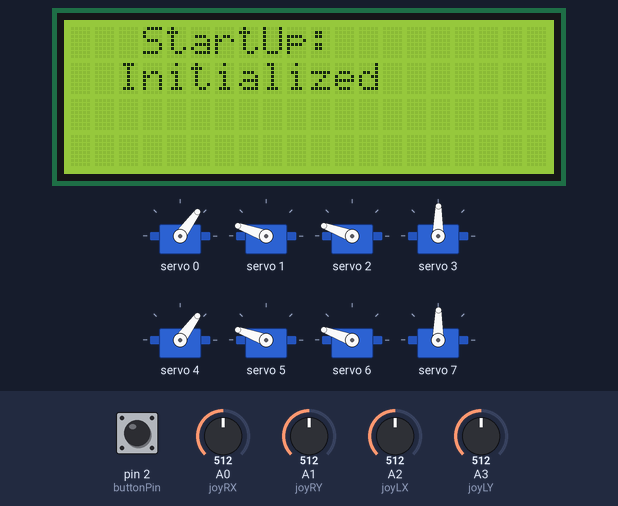
The sketch below on a simulated Arduino Uno, built with avr-gcc and run on an emulated ATmega328P. Parts: 20×4 character LCD, 8 × servo. The test bench sets the inputs (shaded band); at power-on: pin 2 (buttonPin) HIGH, A0 (joyRX) = 512, A1 (joyRY) = 512, A3 (joyLY) = 512, A2 (joyLX) = 512. What the sketch prints to the serial monitor is not drawn.

Above: at 1.1 s.
At 5.2 s:
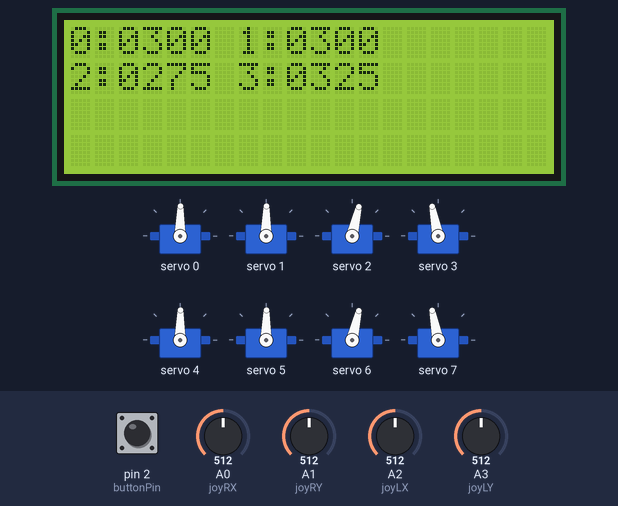
5.3 s: pin 2 (buttonPin) pulled LOW for 0.15 s
At 6.1 s:
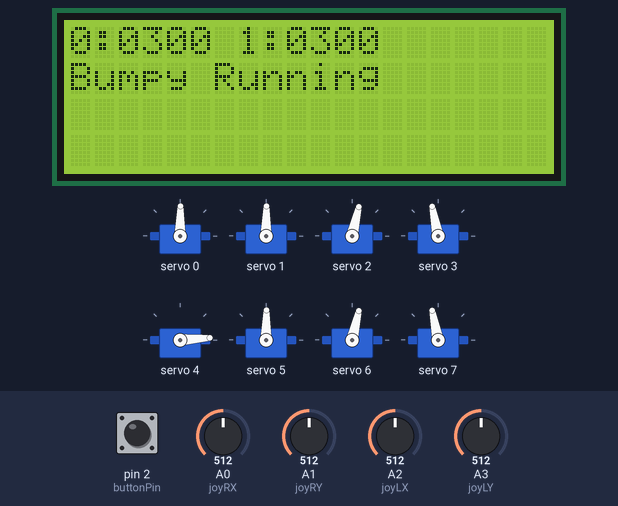
11.4 s: A0 (joyRX) set to 610
14.4 s: pin 2 (buttonPin) pulled LOW for 3.2 s
At 18.5 s:
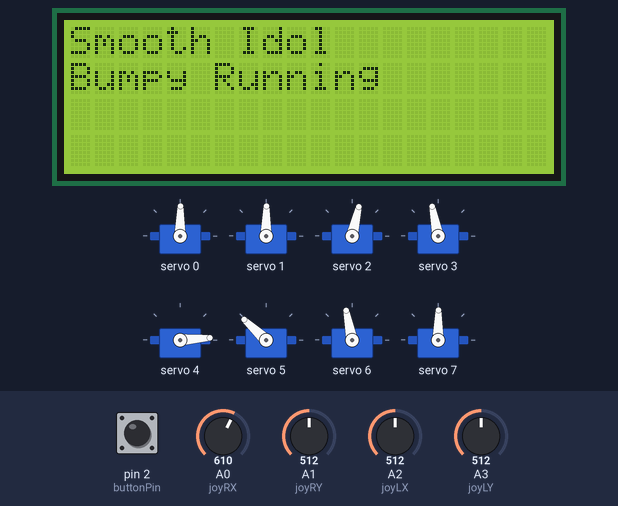
23.6 s: A1 (joyRY) set to 610
26.6 s: A3 (joyLY) set to 610
At 29.54 s:
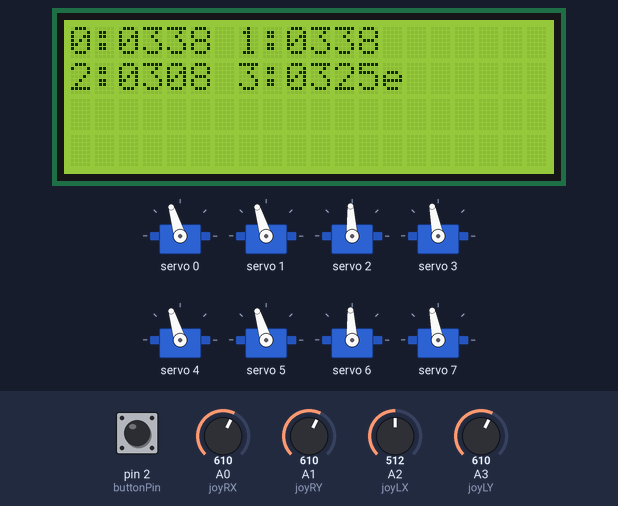
29.6 s: A2 (joyLX) set to 716
At 30.0 s:
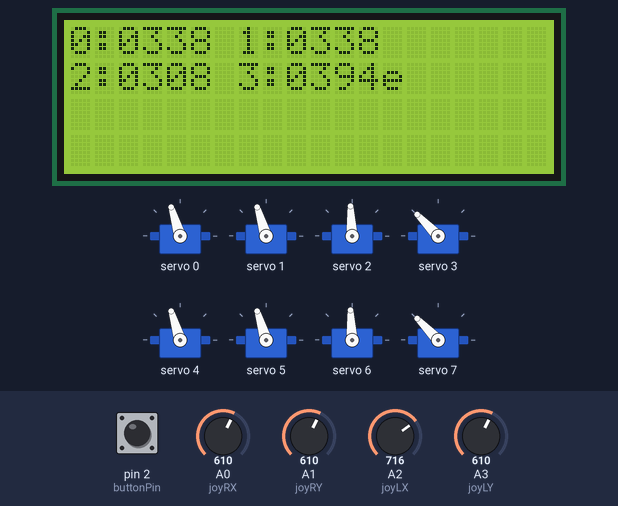
Timing chart, 0 to 32.1 s (numbered marks = the images above; inputs shaded):
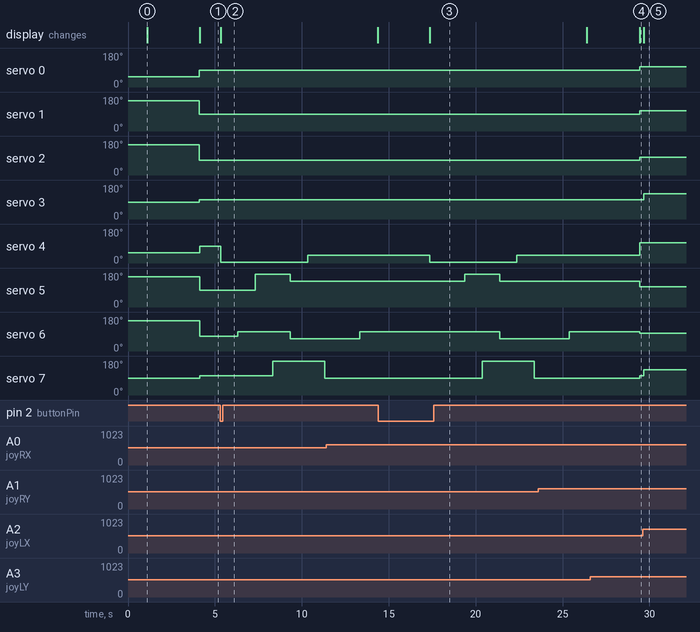

The sketch:

Current-Full.ino
```cpp
//YWROBOT
//Compatible with the Arduino IDE 1.0
//Library version:1.1
#include <LiquidCrystal_I2C.h>
#include <Wire.h>
#include <Adafruit_PWMServoDriver.h>

LiquidCrystal_I2C lcd(0x27,20,4);  // set the LCD address to 0x27 for a 16 chars and 2 line display

// called this way, it uses the default address 0x40
Adafruit_PWMServoDriver pwm = Adafruit_PWMServoDriver();
// you can also call it with a different address you want
//Adafruit_PWMServoDriver pwm = Adafruit_PWMServoDriver(0x41);
// you can also call it with a different address and I2C interface
//Adafruit_PWMServoDriver pwm = Adafruit_PWMServoDriver(0x40, Wire);

#define SERVOMIN  150 // This is the 'minimum' pulse length count (out of 4096)
#define SERVOMAX  600 // This is the 'maximum' pulse length count (out of 4096)
#define USMIN  600 // This is the rounded 'minimum' microsecond length based on the minimum pulse of 150
#define USMAX  2400 // This is the rounded 'maximum' microsecond length based on the maximum pulse of 600
#define SERVO_FREQ 50 // Analog servos run at ~50 Hz updates


#define joyRX A0
#define joyRY A1

#define joyLX A2
#define joyLY A3

char strX[16];
char strY[16];

char move_status_smooth;
char move_status_bumpy;

const int buttonPin = 2;

// variables will change:
int buttonState = 0;         // variable for reading the pushbutton status

void setup() {
  Serial.begin(9600);
    lcd.init();                      // initialize the lcd
  // Print a message to the LCD.
  lcd.backlight();
  lcd.setCursor(3,0);
  lcd.print("StartUp:");
  delay(1000);
  Serial.println("Startup Initialized");
   pwm.begin();
  /*
   * In theory the internal oscillator (clock) is 25MHz but it really isn't
   * that precise. You can 'calibrate' this by tweaking this number until
   * you get the PWM update frequency you're expecting!
   * The int.osc. for the PCA9685 chip is a range between about 23-27MHz and
   * is used for calculating things like writeMicroseconds()
   * Analog servos run at ~50 Hz updates, It is importaint to use an
   * oscilloscope in setting the int.osc frequency for the I2C PCA9685 chip.
   * 1) Attach the oscilloscope to one of the PWM signal pins and ground on
   *    the I2C PCA9685 chip you are setting the value for.
   * 2) Adjust setOscillatorFrequency() until the PWM update frequency is the
   *    expected value (50Hz for most ESCs)
   * Setting the value here is specific to each individual I2C PCA9685 chip and
   * affects the calculations for the PWM update frequency.
   * Failure to correctly set the int.osc value will cause unexpected PWM results
   */
  pwm.setOscillatorFrequency(27000000);
  pwm.setPWMFreq(SERVO_FREQ);  // Analog servos run at ~50 Hz updates

  delay(10);

pwm.setPWM(0, 0, 225);
pwm.setPWM(1, 0, 450);
pwm.setPWM(2, 0, 450);
pwm.setPWM(3, 0, 300);

pwm.setPWM(4, 0, 225);
pwm.setPWM(5, 0, 450);
pwm.setPWM(6, 0, 450);
pwm.setPWM(7, 0, 300);

   // initialize the pushbutton pin as an input:
   pinMode(buttonPin, INPUT_PULLUP);

  lcd.setCursor(2,1);
  lcd.print("Initialized");
  delay(3000);
}

// You can use this function if you'd like to set the pulse length in seconds
// e.g. setServoPulse(0, 0.001) is a ~1 millisecond pulse width. It's not precise!
void setServoPulse(uint8_t n, double pulse) {
  double pulselength;

  pulselength = 1000000;   // 1,000,000 us per second
  pulselength /= SERVO_FREQ;   // Analog servos run at ~60 Hz updates
  Serial.print(pulselength); Serial.println(" us per period");
  pulselength /= 4096;  // 12 bits of resolution
  Serial.print(pulselength); Serial.println(" us per bit");
  pulse *= 1000000;  // convert input seconds to us
  pulse /= pulselength;
  Serial.println(pulse);
  pwm.setPWM(n, 0, pulse);

}

void loop() {
  // read the state of the pushbutton value:
  buttonState = digitalRead(buttonPin);

 if (buttonState == LOW) {
   //Bumpy Arm
    lcd.setCursor(0,1);
    lcd.print("Bumpy Running ");

    pwm.setPWM(4, 0, 120);
    delay(1000);
    pwm.setPWM(6, 0, 325);
    delay(1000);
    pwm.setPWM(5, 0, 480);
    delay(1000);

    pwm.setPWM(7, 0, 500);
    delay(1000);

    pwm.setPWM(5, 0, 400);
    pwm.setPWM(6, 0, 250);
    delay(1000);

    pwm.setPWM(4, 0, 200);
    delay(1000);

    pwm.setPWM(7, 0, 300);
    delay(2000);

    pwm.setPWM(6, 0, 325);
    delay(1000);

    lcd.setCursor(0,0);
    lcd.print("Smooth Idol  ");
    lcd.setCursor(0,1);
    lcd.print("Bumpy Complete");

    delay(3000);

  } else {

    // put your main code here, to run repeatedly:
    int RxValue = analogRead(joyRX);
    int RyValue = analogRead(joyRY);
    int LxValue = analogRead(joyLX);
    int LyValue = analogRead(joyLY);
    //Smooth Arm

    int servo0_val=map(RxValue, 0, 1023, 100, 500);
    pwm.setPWM(0, 0, servo0_val);

    int servo1_val=map(RyValue, 0, 1023, 100, 500);
    pwm.setPWM(1, 0, servo1_val);

    int servo2_val=map(LyValue, 0, 1023, 100, 450);
    pwm.setPWM(2, 0, servo2_val);

    int servo3_val=map(LxValue, 0, 1023, 150, 500);
    pwm.setPWM(3, 0, servo3_val);

    //Bumpy Arm

    int servo4_val=map(RxValue, 0, 1023, 100, 500);
    pwm.setPWM(4, 0, servo4_val);

    int servo5_val=map(RyValue, 0, 1023, 100, 500);
    pwm.setPWM(5, 0, servo5_val);

    int servo6_val=map(LyValue, 0, 1023, 100, 450);
    pwm.setPWM(6, 0, servo6_val);

    int servo7_val=map(LxValue, 0, 1023, 150, 500);
    pwm.setPWM(7, 0, servo7_val);


    sprintf(strX,"0:%04d 1:%04d", servo0_val, servo1_val); // use sprintf() to compose the string str
    lcd.setCursor(0,0);
    lcd.print(strX);

    sprintf(strY,"2:%04d 3:%04d", servo2_val, servo3_val); // use sprintf() to compose the string str
    lcd.setCursor(0,1);
    lcd.print(strY);
    }
}
```

Measured:
- after the input at 5.3 s, servo 4: 89° → 4° at once, → 42° 5.0 s later; servo 5: 89° → 174° after 2.0 s, → 137° 2.0 s later; servo 6: 77° → 101° after 1.0 s, → 66° 3.0 s later; servo 7: 101° → 180° after 3.0 s, → 89° 3.0 s later; the display: changes at once (image 2)
- after the input at 14.4 s, servo 0: stays 89° (without the input it goes to 107° after 3.0 s); servo 4: 42° → 4° after 3.0 s, → 42° 5.0 s later; servo 5: 137° → 174° after 5.0 s, → 137° 2.0 s later; servo 6: 101° → 66° after 7.0 s; servo 7: 89° → 180° after 6.0 s, → 89° 3.0 s later; the display: changes after 3.0 s (image 3)
- after the input at 26.6 s, servo 2: 77° → 93° after 2.8 s; servo 6: 101° → 93° after 2.8 s; the display: changes after 2.8 s (image 4)
- after the input at 29.6 s, servo 3, servo 7: 101° → 134° after 0.06 s; the display: changes after 0.06 s (image 5)
- what the display in image 0 shows lasts 3.0 s, from 1.1 s to 4.1 s
